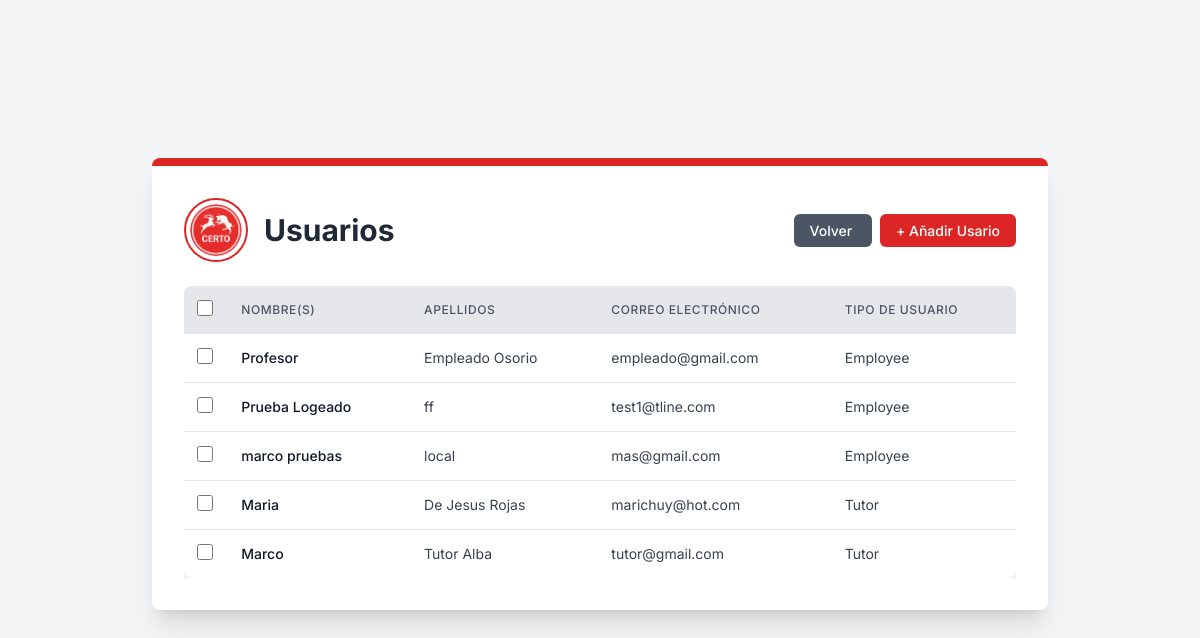
Page /core/users/ (signed in) on the committed database.
### core/models.py (models this page shows, shortened)
class Usuarios(models.Model):
    user = models.OneToOneField(User, on_delete=models.CASCADE, default=None, )
    nombre = models.CharField(max_length=100, verbose_name='Nombre')
    paterno = models.CharField(max_length=100, verbose_name='Apellido Paterno')
    materno = models.CharField(max_length=100, verbose_name='Apellido Materno')
    email = models.EmailField(verbose_name='Email')
    telefono = models.CharField(max_length=15, verbose_name='Teléfono')
    fecha_registro = models.DateTimeField(auto_now_add=True)
    groupId = models.ForeignKey(Group, on_delete=models.CASCADE)
    class Meta:
        verbose_name_plural = 'Usuarios'
        verbose_name = 'Usuario'

### core/views.py (the view)
# urls.py: path("users/", views.user_list_view, name="user_list_view"),
def user_list_view(request):
    if request.user.is_authenticated:
        users = Usuarios.objects.filter(groupId__name__in=["Tutor", "Employee"])
        return render(request, 'Users/users_list_view.html', {'users': users})
    else:
        return redirect('core:signInUp')

### core/templates/Users/users_list_view.html (shortened to what this page needs)
{% extends "main.html" %} {% load static %}{% block content %}
<div
  class="bg-white p-8 rounded-lg shadow-xl max-w-4xl w-full border-t-8 border-primary-red mb-8"
>
  <div class="flex flex-col md:flex-row items-center justify-between mb-6">
    <div class="flex items-center mb-4 md:mb-0">
      <img
        src="{% static 'img/logos/logo.png' %}"
        alt="Logo de la Cafetería Certo"
        class="w-16 h-16 rounded-full border-2 border-primary-red p-1 object-cover mr-4"
      />
      <h1 class="text-3xl font-bold text-gray-800">Usuarios</h1>
    </div>
    <div class="text-right">
      <a
        href="/core/dashboard"
        class="px-4 py-2 text-sm font-medium text-white bg-gray-600 rounded-md hover:bg-gray-700 transition duration-300 ease-in-out mr-2"
      >
        Volver
      </a>
      <a
        href="/core/signInUp/"
        class="px-4 py-2 text-sm font-medium text-white bg-primary-red rounded-md hover:bg-red-700 transition duration-300 ease-in-out"
      >
        + Añadir Usario
      </a>
    </div>
  </div>
  <div class="overflow-x-auto">
        <form
      id="deleteForm"
      method="post"
      action="{% url 'core:bulk_delete' 'Usuarios' 'core:user_list_view' %}"
    >
    <table class="min-w-full bg-white rounded-lg shadow-custom">
      <thead class="bg-gray-200">
        <tr>
          <th class="py-3 px-2 text-center rounded-tl-lg">
              <input
                type="checkbox"
                id="selectAll"
                class="form-checkbox h-4 w-4 text-primary-red"
              />
            </th>
          <th
            class="py-3 px-4 text-left text-xs font-medium text-gray-600 uppercase tracking-wider"
          >
            Nombre(s)
          </th>
          <th
            class="py-3 px-4 text-left text-xs font-medium text-gray-600 uppercase tracking-wider"
          >
            Apellidos
          </th>
          <th
            class="py-3 px-4 text-left text-xs font-medium text-gray-600 uppercase tracking-wider"
          >
            Correo Electrónico
          </th>
          <th
            class="py-3 px-4 text-left text-xs font-medium text-gray-600 uppercase tracking-wider rounded-tr-lg"
          >
            Tipo de Usuario
          </th>
        </tr>
      </thead>
      <tbody class="divide-y divide-gray-200">
        {% for user in users %}
        <tr class="hover:bg-gray-50">
          <td class="py-3 px-2 text-center">
              <input
                type="checkbox"
                name="selected_ids"
                value="{{ user.id }}"
                class="rowCheckbox form-checkbox h-4 w-4 text-primary-red"
              />
          </td>
          <td
            class="py-3 px-4 whitespace-nowrap text-sm font-medium text-gray-900"
          >
            {{ user.nombre }}
          </td>
          <td class="py-3 px-4 whitespace-nowrap text-sm text-gray-700">
            {{ user.paterno }} {{ user.materno }}
          </td>
          <td class="py-3 px-4 whitespace-nowrap text-sm text-gray-700">
            {{ user.email }}
          </td>
          <td class="py-3 px-4 whitespace-nowrap text-sm text-gray-700">
            {{ user.groupId|join:", " }}
          </td>
        </tr>
        {% endfor %}
      </tbody>
    </table>
  </div>
</div>
{% endblock %}

### static/css/main.css (style rules this page uses)
body { font-family: "Inter", sans-serif; background-color: #f3f4f6; }
.bg-primary-red { background-color: #dc2626; }
.text-primary-red { color: #dc2626; }
.border-primary-red { border-color: #dc2626; }
.shadow-custom { box-shadow: 0 4px 6px -1px rgba(0, 0, 0, 0.1), 0 2px 4px -1px rgba(0, 0, 0, 0.06); }

### rows in the picture
Usuarios: nombre "Profesor", paterno "Empleado", materno "Osorio", email "empleado@gmail.com", groupId "Employee"
Usuarios: nombre "Prueba Logeado", paterno "ff", email "test1@tline.com", groupId "Employee"
Usuarios: nombre "marco pruebas", paterno "local", email "mas@gmail.com", groupId "Employee"
Usuarios: nombre "Maria", paterno "De Jesus", materno "Rojas", email "marichuy@hot.com", groupId "Tutor"
Usuarios: nombre "Marco", paterno "Tutor", materno "Alba", email "tutor@gmail.com", groupId "Tutor"
